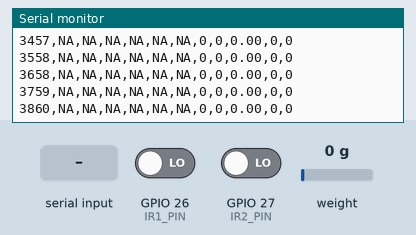
A sketch run on a simulated ESP32. On the bench: the last lines printed to the serial monitor. Wiring (inferred from the names in the program): MPU-9250 motion sensor at I2C address 0x68. Inputs (shaded band) come from the test bench; at power-on: GPIO 26 (IR1_PIN) LOW, weight on the scale 0 g, GPIO 27 (IR2_PIN) LOW.

Above: at 3.9 s.
4.0 s: GPIO 26 (IR1_PIN) driven HIGH
At 4.07 s:
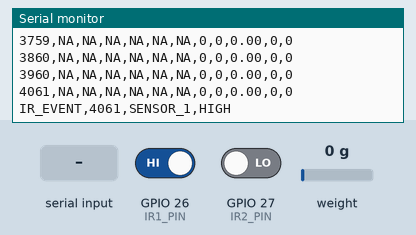
5.5 s: GPIO 26 (IR1_PIN) driven LOW
At 5.58 s:
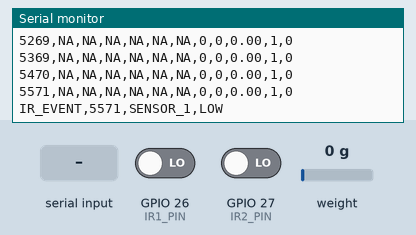
7.0 s: weight on the scale set to 100 g
At 7.09 s:
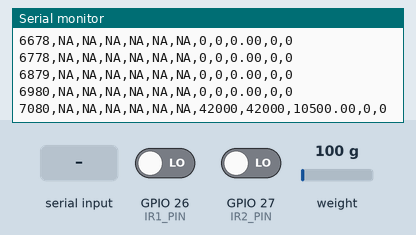
8.5 s: GPIO 27 (IR2_PIN) driven HIGH
At 8.6 s:
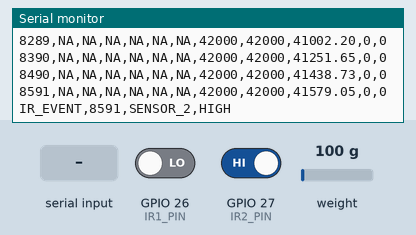
10.0 s: "T" received over Serial
At 10.8 s:
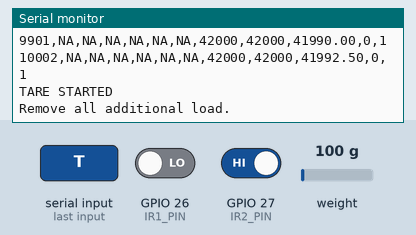
11.5 s: "t" received over Serial
At 12.3 s:
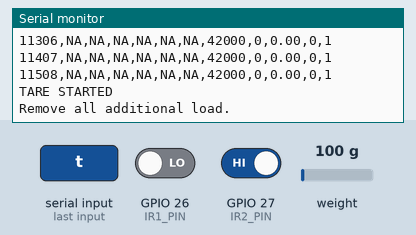
Timing chart, 0 to 14.0 s (numbered marks = the images above; inputs shaded):
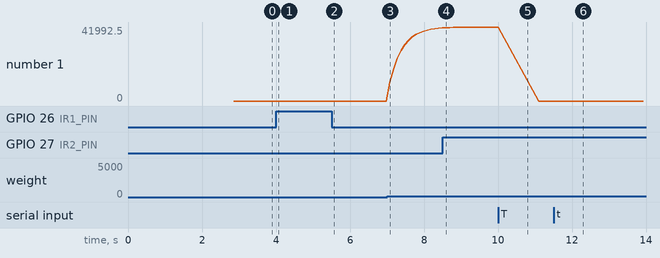

Measured:
- after the input at 4.0 s, the serial monitor: prints a new line after 0.06 s (image 1)
- after the input at 5.5 s, the serial monitor: prints a new line after 0.07 s (image 2)
- after the input at 7.0 s, the serial monitor: prints a new line after 0.08 s (image 3)
- after the input at 8.5 s, the serial monitor: prints a new line after 0.09 s (image 4)
- after the input at 10.0 s, the serial monitor: prints a new line at once (image 5)
- plotted number 1: 0 → 41438.73 after the input at 7.0 s

The sketch:

hardware_compatibility_test.ino
```cpp
#include <Wire.h>
#include "HX711.h"

// ==========================================
// PIN CONFIGURATION
// ==========================================

#define SDA_PIN 21
#define SCL_PIN 22

#define IR1_PIN 26
#define IR2_PIN 27

#define HX_DT  32
#define HX_SCK 33

// ==========================================
// MPU6050 / MPU6500
// ==========================================

uint8_t mpuAddress = 0;
bool mpuReady = false;

int16_t mpuData[7] = {0};

bool readRegister(uint8_t address, uint8_t reg,
                  uint8_t &value) {

  Wire.beginTransmission(address);
  Wire.write(reg);

  if (Wire.endTransmission(false) != 0) {
    return false;
  }

  if (Wire.requestFrom(address, (uint8_t)1) != 1) {
    return false;
  }

  value = Wire.read();
  return true;
}

bool writeRegister(uint8_t address, uint8_t reg,
                   uint8_t value) {

  Wire.beginTransmission(address);
  Wire.write(reg);
  Wire.write(value);

  return Wire.endTransmission() == 0;
}

bool initialiseMPU() {

  uint8_t identity;

  if (readRegister(0x68, 0x75, identity)) {
    mpuAddress = 0x68;
  }
  else if (readRegister(0x69, 0x75, identity)) {
    mpuAddress = 0x69;
  }
  else {
    return false;
  }

  Serial.print("MPU address: 0x");
  Serial.println(mpuAddress, HEX);

  Serial.print("WHO_AM_I: 0x");
  Serial.println(identity, HEX);

  if (identity != 0x68 && identity != 0x70) {
      Serial.println("Unknown IMU identity!");
      return false;
  }

  Serial.println(
      identity == 0x70 ?
      "MPU-6500 DETECTED!" :
      "MPU-6050 DETECTED!"
  );

  // Wake up MPU6050
  if (!writeRegister(mpuAddress, 0x6B, 0x00)) {
    return false;
  }

  delay(100);

  // Sample rate divider
  writeRegister(mpuAddress, 0x19, 9);

  // Digital low-pass filter
  writeRegister(mpuAddress, 0x1A, 0x03);

  // Gyroscope: +/- 500 degrees/sec
  writeRegister(mpuAddress, 0x1B, 0x08);

  // Accelerometer: +/- 4g
  writeRegister(mpuAddress, 0x1C, 0x08);

  return true;
}

bool readMPU() {

  Wire.beginTransmission(mpuAddress);
  Wire.write(0x3B);

  if (Wire.endTransmission(false) != 0) {
    return false;
  }

  if (Wire.requestFrom(mpuAddress, (uint8_t)14) != 14) {
    return false;
  }

  for (int i = 0; i < 7; i++) {

    uint8_t highByte = Wire.read();
    uint8_t lowByte = Wire.read();

    mpuData[i] =
      (int16_t)((highByte << 8) | lowByte);
  }

  return true;
}

// ==========================================
// HX711
// ==========================================

HX711 scale;

bool hxReady = false;
bool hxHasReading = false;

long hxZero = 0;
long hxRaw = 0;
long hxNet = 0;

float hxFiltered = 0;

void tareLoadCell() {

  if (!hxReady) {
    Serial.println("HX711 unavailable.");
    return;
  }

  Serial.println("\nTARE STARTED");
  Serial.println("Remove all additional load.");

  if (!scale.wait_ready_timeout(3000)) {
    Serial.println("HX711 NOT READY");
    return;
  }

  hxZero = scale.read_average(10);

  hxRaw = hxZero;
  hxNet = 0;
  hxFiltered = 0;

  hxHasReading = true;

  Serial.print("New zero offset: ");
  Serial.println(hxZero);

  Serial.println("TARE COMPLETE\n");
}

// ==========================================
// IR SENSORS
// ==========================================

int previousIR1 = -1;
int previousIR2 = -1;

void checkIR(int ir1, int ir2) {

  unsigned long now = millis();

  if (ir1 != previousIR1) {

    Serial.print("IR_EVENT,");
    Serial.print(now);
    Serial.print(",SENSOR_1,");

    Serial.println(ir1 == HIGH ? "HIGH" : "LOW");

    previousIR1 = ir1;
  }

  if (ir2 != previousIR2) {

    Serial.print("IR_EVENT,");
    Serial.print(now);
    Serial.print(",SENSOR_2,");

    Serial.println(ir2 == HIGH ? "HIGH" : "LOW");

    previousIR2 = ir2;
  }
}

// ==========================================
// SETUP
// ==========================================

void setup() {

  Serial.begin(115200);
  delay(1500);

  Serial.println("\n======================================");
  Serial.println(" STRUCTURAL HEALTH IoT");
  Serial.println(" FULL HARDWARE COMPATIBILITY TEST");
  Serial.println("======================================");

  pinMode(IR1_PIN, INPUT);
  pinMode(IR2_PIN, INPUT);

  // Initialise I2C
  Wire.begin(SDA_PIN, SCL_PIN);
  Wire.setClock(100000);

  delay(200);

  // MPU6050
  Serial.println("\n[1] INITIALISING MPU6050");

  mpuReady = initialiseMPU();

  Serial.println(mpuReady ?
    "MPU6050: ONLINE" :
    "MPU6050: FAILED");

  // HX711
  Serial.println("\n[2] INITIALISING HX711");

  scale.begin(HX_DT, HX_SCK);

  hxReady = scale.wait_ready_timeout(5000);

  if (hxReady) {

    Serial.println("HX711: ONLINE");

    Serial.println(
      "Keep the load cell unloaded for tare."
    );

    tareLoadCell();

  } else {

    Serial.println("HX711: FAILED");
  }

  // IR modules
  Serial.println("\n[3] IR MODULES");

  previousIR1 = digitalRead(IR1_PIN);
  previousIR2 = digitalRead(IR2_PIN);

  Serial.print("IR 1 initial state: ");
  Serial.println(previousIR1);

  Serial.print("IR 2 initial state: ");
  Serial.println(previousIR2);

  // Sensor summary
  Serial.println("\n======================================");
  Serial.println(" HARDWARE INITIALISATION SUMMARY");
  Serial.println("======================================");

  Serial.print("MPU6050: ");
  Serial.println(mpuReady ? "PASS" : "FAIL");

  Serial.print("HX711: ");
  Serial.println(hxReady ? "PASS" : "FAIL");

  Serial.println("IR modules: GPIO INPUTS ACTIVE");

  Serial.println("\nCommands:");
  Serial.println("T = Tare load cell (no additional load)");
  Serial.println("======================================");

  Serial.println(
    "\ntime_ms,ax_g,ay_g,az_g,"
    "gx_dps,gy_dps,gz_dps,"
    "hx_raw,hx_net,hx_filtered,ir1,ir2"
  );
}

// ==========================================
// MAIN LOOP
// ==========================================

void loop() {

  // Serial commands
  while (Serial.available()) {

    char command = Serial.read();

    if (command == 'T' || command == 't') {
      tareLoadCell();
    }
  }

  // Read IR continuously
  int ir1 = digitalRead(IR1_PIN);
  int ir2 = digitalRead(IR2_PIN);

  checkIR(ir1, ir2);

  // Read HX711 whenever a conversion is ready
  if (hxReady && scale.is_ready()) {

    hxRaw = scale.read();

    hxNet = hxRaw - hxZero;

    if (!hxHasReading) {

      hxFiltered = hxNet;
      hxHasReading = true;

    } else {

      hxFiltered =
        0.25f * hxNet +
        0.75f * hxFiltered;
    }
  }

  // Refresh MPU at 100 Hz
  static unsigned long lastMPU = 0;

  if (mpuReady && micros() - lastMPU >= 10000) {

    lastMPU = micros();

    if (!readMPU()) {
      Serial.println("MPU_READ_ERROR");
    }
  }

  // Print combined data at 10 Hz
  static unsigned long lastOutput = 0;

  if (millis() - lastOutput >= 100) {

    lastOutput = millis();

    Serial.print(millis());

    Serial.print(",");

    if (mpuReady) {

      Serial.print(mpuData[0] / 8192.0f, 4);
      Serial.print(",");
      Serial.print(mpuData[1] / 8192.0f, 4);
      Serial.print(",");
      Serial.print(mpuData[2] / 8192.0f, 4);
      Serial.print(",");
      Serial.print(mpuData[4] / 65.5f, 3);
      Serial.print(",");
      Serial.print(mpuData[5] / 65.5f, 3);
      Serial.print(",");
      Serial.print(mpuData[6] / 65.5f, 3);

    } else {

      Serial.print("NA,NA,NA,NA,NA,NA");
    }

    Serial.print(",");

    if (hxReady && hxHasReading) {
      Serial.print(hxRaw);
      Serial.print(",");
      Serial.print(hxNet);
      Serial.print(",");
      Serial.print(hxFiltered, 2);
    } else {
      Serial.print("NA,NA,NA");
    }

    Serial.print(",");
    Serial.print(ir1);

    Serial.print(",");
    Serial.println(ir2);
  }
}
```
